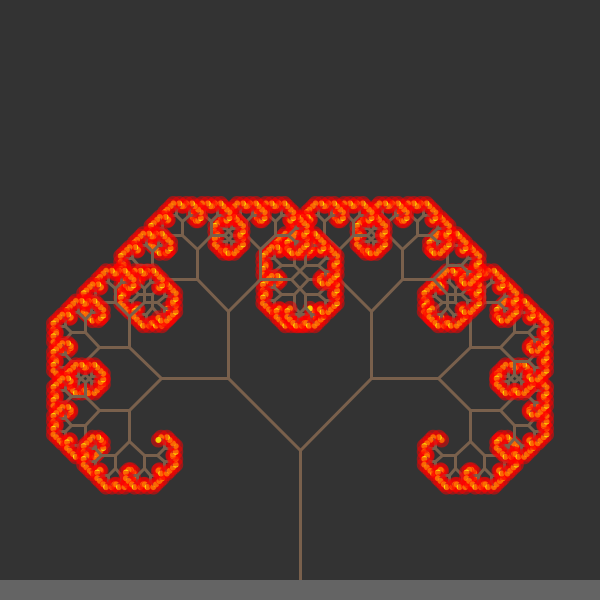
Frame 1 (no input)
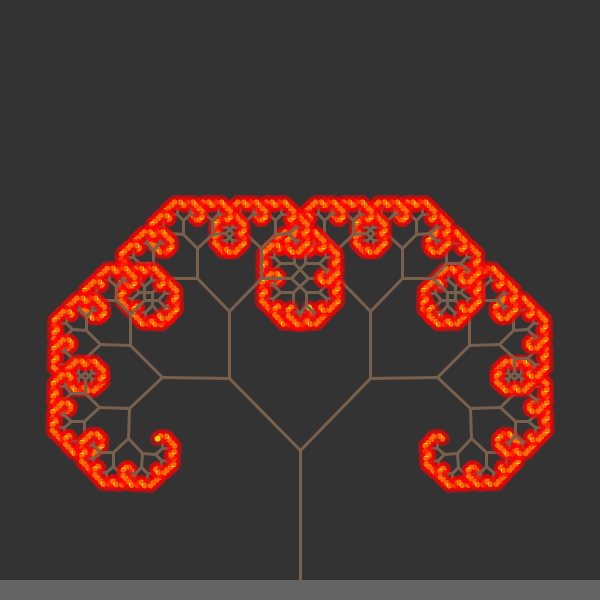
Frame 60 (the mouse pressed at the canvas centre just before this capture)
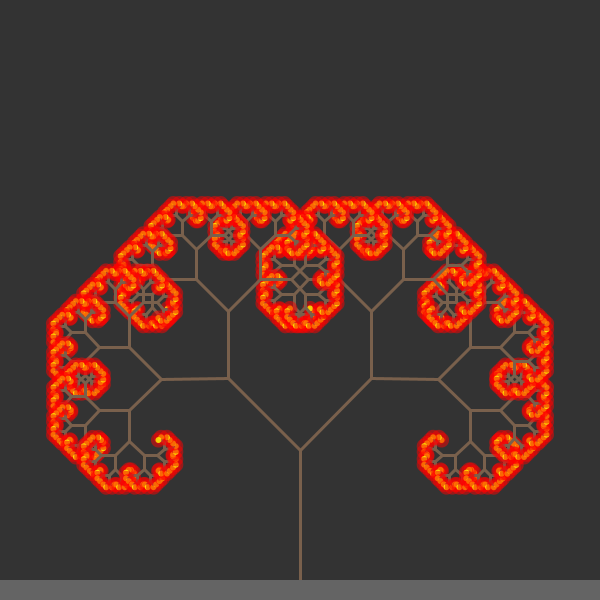
Frame 120 (the mouse held since frame 60 and released just before this capture)

The Processing sketch that drew these frames (run headless with seeded random() and noise(); from frame 60 on, the mouse is pressed at the canvas centre):

// Processing sketch: AutumnTree
// ── AutumnTree.pde
float angle = 45;
float minBranchLength = 4;
int animDir = 1;
float animSpeed = 0.025;
float maxWhiggleAngle = 45.5;
float minWhiggleAngle = 44.5;
float nextLeafSpawn, leafSpawnDelay = 1500;
float leafAlpha = 1;
float timeForTreeReset;
boolean resetTree;

ArrayList<Leaf> leafs = new ArrayList<Leaf>();

void setup() {
  size(600, 600);
  
  nextLeafSpawn = millis() + leafSpawnDelay;
}

void draw() {
  background(51);
  stroke(255);
  pushMatrix();
  translate(width/2, height);
  
  if (timeForTreeReset > 0 && millis() > timeForTreeReset) {
    timeForTreeReset = millis() + 99999;
    resetTree = true;
  }
  if (resetTree) {
    leafAlpha += 0.005;
    if (leafAlpha >= 1.0) {
      leafAlpha = 1.0;
      resetTree = false;
      timeForTreeReset = 0;
    }
  }
  
  // draw the tree and animate it
  branch(150);
  animateTree();
  popMatrix();
  
  // draw the ground
  fill(100);
  rect(0, height-20, width, 20);
  
  // spawn some falling leafs, by random...
  if (timeForTreeReset == 0 && millis() > nextLeafSpawn) {
    leafs.add(new Leaf(random(100, width-100), random(200, 300)));
    nextLeafSpawn = millis() + leafSpawnDelay;
    
    leafAlpha -= 0.01;
    if (leafAlpha < 0) {
      leafAlpha = 0;
      timeForTreeReset = millis() + 15000;
      resetTree = false;
    }
  }
  
  // update the falling leafs
  for (int i=leafs.size()-1; i>0; i--) {
    Leaf l = leafs.get(i);
    
    l.update();
    l.render();
    
    if (l.isDead()) {
      leafs.remove(l);
    }
  }
}

void branch(float len) {
  stroke(121, 96, 76);
  strokeWeight(3);
  line(0, 0, 0, -len);
  translate(0, -len);
  if (len > minBranchLength) {
    pushMatrix();
    rotate(radians(angle));
    branch(len * 0.67);
    popMatrix();
    pushMatrix();
    rotate(radians(-angle));
    branch(len * 0.67);
    popMatrix();
  } else {
    // draw leaves
    pushMatrix();
    noStroke();
    fill(255, 0, 0, 128*leafAlpha);
    ellipse(0, 0, 15, 15);
    fill(255, 255, 0, 200*leafAlpha);
    ellipse(0, 0, 6, 6);
    popMatrix();
  }
}

void animateTree() {
  angle += animDir * animSpeed;
  if (angle < minWhiggleAngle || angle > maxWhiggleAngle) animDir *= -1;
}
// ── Branch.pde
class Branch {
  private float len;
  private color col;
  private float angle;
  private Branch leftBranch, rightBranch;
  
  public Branch(float angle, float len) {
    this.angle = angle;
    this.len = len;
    this.col = color(random(255), random(255), random(255));
  }
  
  public void branch(float len) {
    if (len > minBranchLength) {
      leftBranch = new Branch(angle, len);
      rightBranch = new Branch(-angle, len);
      leftBranch.render();
      rightBranch.render();
    }
  }
  
  public void render() {
    pushMatrix();
    stroke(col);
    line(0, 0, 0, -len);
    translate(0, -len);
    rotate(radians(angle));
    popMatrix();
  }
}
// ── Leaf.pde
class Leaf {
  private final float lifetime = 60000;
  private float x, y;
  private float gravity = 1;
  private float a = 0.0;
  private float inc = TWO_PI/80.0;
  private float timeOfGroundHit;
  
  public Leaf(float x, float y) {
    this.x = x;
    this.y = y;
  }
  
  public void update() {
    if (timeOfGroundHit == 0 && hitsTheGround()) {
      y = height-20-2.5;
      timeOfGroundHit = millis();
    }
    
    if (timeOfGroundHit == 0) {
      // update position by applying some gravity (Maybe some rotation too ???)
      y += gravity;
      
      float s = sin(a);
      x += 0 + s * 2.0;
      a += inc;
      
      // reset the counter if a full circle was reached
      if (a > TWO_PI)
        a = 0;
    }
  }
  
  public void render() {
    // draw this leaf
    pushMatrix();
    fill(255, 0, 0, 128);
    ellipse(x, y, 10, 5);
    popMatrix();
  }
  
  public boolean hitsTheGround() {
    if (y >= height-20-2.5)
      return true;
    return false;
  }
  
  public boolean isDead() {
    if (timeOfGroundHit == 0) 
      return false;
    if (millis() > timeOfGroundHit + lifetime)
      return true;
    return false;
  }
}
